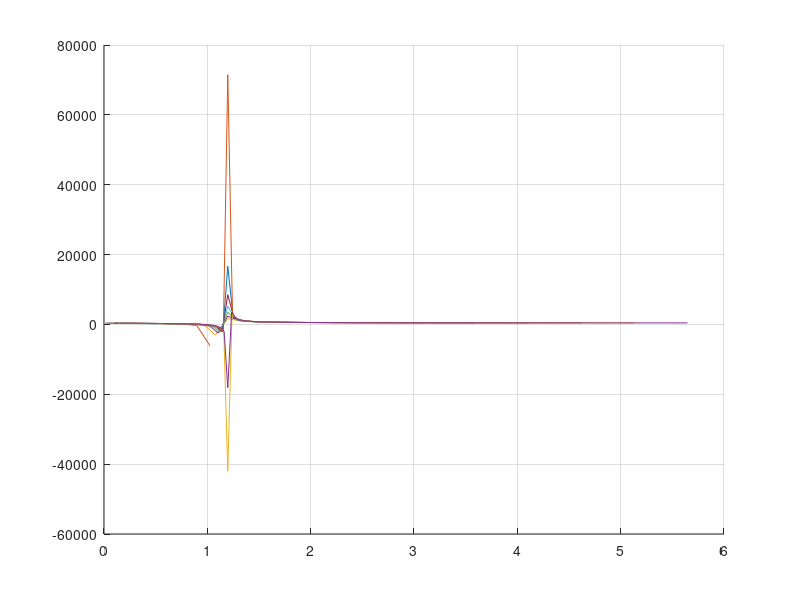

Write MATLAB code to recreate this figure.
% plotStacking.m
% plot f(x,y) when vector x and y are not same in dimension
n=1:1:11;
p=7:1:256;
a=2150*4.18;
b=1380*4.18;
alpha=0.0129;
t0=61.2+273.15;
t8=68.9+273.15;
R=8.314;
H=2070*4.18;
rl=zeros(11,250);
tm=zeros(11,250);
for i=1:11
    sigma=a+(i-1)*b
    for j=1:250
        rl(i,j)=i/((j+6)*0.2783);
        tm(i,j)=t8*(1-sigma*(1+alpha*t0)/(j+6)/H)/(1+log(j+6)*R*t8/(j+6)/H-t8*sigma*alpha/(j+6)/H)
    end
end
hold on;
for i=1:11
    plot(rl(i,:),tm(i,:));
end
grid on;
%hold off;
% This is the end of this file